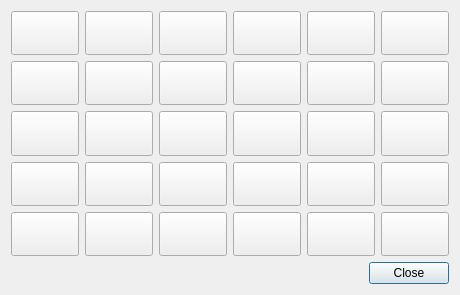
<?xml version="1.0" encoding="UTF-8"?>
<ui version="4.0">
 <class>Dialog_dosage</class>
 <widget class="QDialog" name="Dialog_dosage">
  <property name="windowModality">
   <enum>Qt::NonModal</enum>
  </property>
  <property name="geometry">
   <rect>
    <x>0</x>
    <y>0</y>
    <width>460</width>
    <height>295</height>
   </rect>
  </property>
  <property name="sizePolicy">
   <sizepolicy hsizetype="Preferred" vsizetype="Preferred">
    <horstretch>0</horstretch>
    <verstretch>0</verstretch>
   </sizepolicy>
  </property>
  <property name="windowTitle">
   <string>劑量詞庫</string>
  </property>
  <property name="modal">
   <bool>false</bool>
  </property>
  <layout class="QVBoxLayout" name="verticalLayout">
   <item>
    <layout class="QGridLayout" name="gridLayout">
     <item row="2" column="3">
      <widget class="QToolButton" name="toolButton_16">
       <property name="sizePolicy">
        <sizepolicy hsizetype="Expanding" vsizetype="Preferred">
         <horstretch>0</horstretch>
         <verstretch>0</verstretch>
        </sizepolicy>
       </property>
       <property name="font">
        <font>
         <weight>75</weight>
         <bold>true</bold>
        </font>
       </property>
       <property name="text">
        <string/>
       </property>
       <property name="toolButtonStyle">
        <enum>Qt::ToolButtonTextUnderIcon</enum>
       </property>
      </widget>
     </item>
     <item row="1" column="2">
      <widget class="QToolButton" name="toolButton_9">
       <property name="sizePolicy">
        <sizepolicy hsizetype="Expanding" vsizetype="Preferred">
         <horstretch>0</horstretch>
         <verstretch>0</verstretch>
        </sizepolicy>
       </property>
       <property name="font">
        <font>
         <weight>75</weight>
         <bold>true</bold>
        </font>
       </property>
       <property name="text">
        <string/>
       </property>
       <property name="toolButtonStyle">
        <enum>Qt::ToolButtonTextUnderIcon</enum>
       </property>
      </widget>
     </item>
     <item row="3" column="2">
      <widget class="QToolButton" name="toolButton_21">
       <property name="sizePolicy">
        <sizepolicy hsizetype="Expanding" vsizetype="Preferred">
         <horstretch>0</horstretch>
         <verstretch>0</verstretch>
        </sizepolicy>
       </property>
       <property name="font">
        <font>
         <weight>75</weight>
         <bold>true</bold>
        </font>
       </property>
       <property name="text">
        <string/>
       </property>
       <property name="toolButtonStyle">
        <enum>Qt::ToolButtonTextUnderIcon</enum>
       </property>
      </widget>
     </item>
     <item row="0" column="0">
      <widget class="QToolButton" name="toolButton_1">
       <property name="sizePolicy">
        <sizepolicy hsizetype="Expanding" vsizetype="Preferred">
         <horstretch>0</horstretch>
         <verstretch>0</verstretch>
        </sizepolicy>
       </property>
       <property name="font">
        <font>
         <weight>75</weight>
         <bold>true</bold>
        </font>
       </property>
       <property name="text">
        <string/>
       </property>
       <property name="toolButtonStyle">
        <enum>Qt::ToolButtonTextUnderIcon</enum>
       </property>
      </widget>
     </item>
     <item row="2" column="5">
      <widget class="QToolButton" name="toolButton_18">
       <property name="sizePolicy">
        <sizepolicy hsizetype="Expanding" vsizetype="Preferred">
         <horstretch>0</horstretch>
         <verstretch>0</verstretch>
        </sizepolicy>
       </property>
       <property name="font">
        <font>
         <weight>75</weight>
         <bold>true</bold>
        </font>
       </property>
       <property name="text">
        <string/>
       </property>
       <property name="toolButtonStyle">
        <enum>Qt::ToolButtonTextUnderIcon</enum>
       </property>
      </widget>
     </item>
     <item row="0" column="4">
      <widget class="QToolButton" name="toolButton_5">
       <property name="sizePolicy">
        <sizepolicy hsizetype="Expanding" vsizetype="Preferred">
         <horstretch>0</horstretch>
         <verstretch>0</verstretch>
        </sizepolicy>
       </property>
       <property name="font">
        <font>
         <weight>75</weight>
         <bold>true</bold>
        </font>
       </property>
       <property name="text">
        <string/>
       </property>
       <property name="toolButtonStyle">
        <enum>Qt::ToolButtonTextUnderIcon</enum>
       </property>
      </widget>
     </item>
     <item row="2" column="2">
      <widget class="QToolButton" name="toolButton_15">
       <property name="sizePolicy">
        <sizepolicy hsizetype="Expanding" vsizetype="Preferred">
         <horstretch>0</horstretch>
         <verstretch>0</verstretch>
        </sizepolicy>
       </property>
       <property name="font">
        <font>
         <weight>75</weight>
         <bold>true</bold>
        </font>
       </property>
       <property name="text">
        <string/>
       </property>
       <property name="toolButtonStyle">
        <enum>Qt::ToolButtonTextUnderIcon</enum>
       </property>
      </widget>
     </item>
     <item row="1" column="5">
      <widget class="QToolButton" name="toolButton_12">
       <property name="sizePolicy">
        <sizepolicy hsizetype="Expanding" vsizetype="Preferred">
         <horstretch>0</horstretch>
         <verstretch>0</verstretch>
        </sizepolicy>
       </property>
       <property name="font">
        <font>
         <weight>75</weight>
         <bold>true</bold>
        </font>
       </property>
       <property name="text">
        <string/>
       </property>
       <property name="toolButtonStyle">
        <enum>Qt::ToolButtonTextUnderIcon</enum>
       </property>
      </widget>
     </item>
     <item row="3" column="1">
      <widget class="QToolButton" name="toolButton_20">
       <property name="sizePolicy">
        <sizepolicy hsizetype="Expanding" vsizetype="Preferred">
         <horstretch>0</horstretch>
         <verstretch>0</verstretch>
        </sizepolicy>
       </property>
       <property name="font">
        <font>
         <weight>75</weight>
         <bold>true</bold>
        </font>
       </property>
       <property name="text">
        <string/>
       </property>
       <property name="toolButtonStyle">
        <enum>Qt::ToolButtonTextUnderIcon</enum>
       </property>
      </widget>
     </item>
     <item row="0" column="5">
      <widget class="QToolButton" name="toolButton_6">
       <property name="sizePolicy">
        <sizepolicy hsizetype="Expanding" vsizetype="Preferred">
         <horstretch>0</horstretch>
         <verstretch>0</verstretch>
        </sizepolicy>
       </property>
       <property name="font">
        <font>
         <weight>75</weight>
         <bold>true</bold>
        </font>
       </property>
       <property name="text">
        <string/>
       </property>
       <property name="toolButtonStyle">
        <enum>Qt::ToolButtonTextUnderIcon</enum>
       </property>
      </widget>
     </item>
     <item row="1" column="1">
      <widget class="QToolButton" name="toolButton_8">
       <property name="sizePolicy">
        <sizepolicy hsizetype="Expanding" vsizetype="Preferred">
         <horstretch>0</horstretch>
         <verstretch>0</verstretch>
        </sizepolicy>
       </property>
       <property name="font">
        <font>
         <weight>75</weight>
         <bold>true</bold>
        </font>
       </property>
       <property name="text">
        <string/>
       </property>
       <property name="toolButtonStyle">
        <enum>Qt::ToolButtonTextUnderIcon</enum>
       </property>
      </widget>
     </item>
     <item row="3" column="5">
      <widget class="QToolButton" name="toolButton_24">
       <property name="sizePolicy">
        <sizepolicy hsizetype="Expanding" vsizetype="Preferred">
         <horstretch>0</horstretch>
         <verstretch>0</verstretch>
        </sizepolicy>
       </property>
       <property name="font">
        <font>
         <weight>75</weight>
         <bold>true</bold>
        </font>
       </property>
       <property name="text">
        <string/>
       </property>
       <property name="toolButtonStyle">
        <enum>Qt::ToolButtonTextUnderIcon</enum>
       </property>
      </widget>
     </item>
     <item row="1" column="3">
      <widget class="QToolButton" name="toolButton_10">
       <property name="sizePolicy">
        <sizepolicy hsizetype="Expanding" vsizetype="Preferred">
         <horstretch>0</horstretch>
         <verstretch>0</verstretch>
        </sizepolicy>
       </property>
       <property name="font">
        <font>
         <weight>75</weight>
         <bold>true</bold>
        </font>
       </property>
       <property name="text">
        <string/>
       </property>
       <property name="toolButtonStyle">
        <enum>Qt::ToolButtonTextUnderIcon</enum>
       </property>
      </widget>
     </item>
     <item row="2" column="0">
      <widget class="QToolButton" name="toolButton_13">
       <property name="sizePolicy">
        <sizepolicy hsizetype="Expanding" vsizetype="Preferred">
         <horstretch>0</horstretch>
         <verstretch>0</verstretch>
        </sizepolicy>
       </property>
       <property name="font">
        <font>
         <weight>75</weight>
         <bold>true</bold>
        </font>
       </property>
       <property name="text">
        <string/>
       </property>
       <property name="toolButtonStyle">
        <enum>Qt::ToolButtonTextUnderIcon</enum>
       </property>
      </widget>
     </item>
     <item row="2" column="4">
      <widget class="QToolButton" name="toolButton_17">
       <property name="sizePolicy">
        <sizepolicy hsizetype="Expanding" vsizetype="Preferred">
         <horstretch>0</horstretch>
         <verstretch>0</verstretch>
        </sizepolicy>
       </property>
       <property name="font">
        <font>
         <weight>75</weight>
         <bold>true</bold>
        </font>
       </property>
       <property name="text">
        <string/>
       </property>
       <property name="toolButtonStyle">
        <enum>Qt::ToolButtonTextUnderIcon</enum>
       </property>
      </widget>
     </item>
     <item row="1" column="4">
      <widget class="QToolButton" name="toolButton_11">
       <property name="sizePolicy">
        <sizepolicy hsizetype="Expanding" vsizetype="Preferred">
         <horstretch>0</horstretch>
         <verstretch>0</verstretch>
        </sizepolicy>
       </property>
       <property name="font">
        <font>
         <weight>75</weight>
         <bold>true</bold>
        </font>
       </property>
       <property name="text">
        <string/>
       </property>
       <property name="toolButtonStyle">
        <enum>Qt::ToolButtonTextUnderIcon</enum>
       </property>
      </widget>
     </item>
     <item row="0" column="2">
      <widget class="QToolButton" name="toolButton_3">
       <property name="sizePolicy">
        <sizepolicy hsizetype="Expanding" vsizetype="Preferred">
         <horstretch>0</horstretch>
         <verstretch>0</verstretch>
        </sizepolicy>
       </property>
       <property name="font">
        <font>
         <weight>75</weight>
         <bold>true</bold>
        </font>
       </property>
       <property name="text">
        <string/>
       </property>
       <property name="toolButtonStyle">
        <enum>Qt::ToolButtonTextUnderIcon</enum>
       </property>
      </widget>
     </item>
     <item row="3" column="4">
      <widget class="QToolButton" name="toolButton_23">
       <property name="sizePolicy">
        <sizepolicy hsizetype="Expanding" vsizetype="Preferred">
         <horstretch>0</horstretch>
         <verstretch>0</verstretch>
        </sizepolicy>
       </property>
       <property name="font">
        <font>
         <weight>75</weight>
         <bold>true</bold>
        </font>
       </property>
       <property name="text">
        <string/>
       </property>
       <property name="toolButtonStyle">
        <enum>Qt::ToolButtonTextUnderIcon</enum>
       </property>
      </widget>
     </item>
     <item row="1" column="0">
      <widget class="QToolButton" name="toolButton_7">
       <property name="sizePolicy">
        <sizepolicy hsizetype="Expanding" vsizetype="Preferred">
         <horstretch>0</horstretch>
         <verstretch>0</verstretch>
        </sizepolicy>
       </property>
       <property name="font">
        <font>
         <weight>75</weight>
         <bold>true</bold>
        </font>
       </property>
       <property name="text">
        <string/>
       </property>
       <property name="toolButtonStyle">
        <enum>Qt::ToolButtonTextUnderIcon</enum>
       </property>
      </widget>
     </item>
     <item row="0" column="1">
      <widget class="QToolButton" name="toolButton_2">
       <property name="sizePolicy">
        <sizepolicy hsizetype="Expanding" vsizetype="Preferred">
         <horstretch>0</horstretch>
         <verstretch>0</verstretch>
        </sizepolicy>
       </property>
       <property name="font">
        <font>
         <weight>75</weight>
         <bold>true</bold>
        </font>
       </property>
       <property name="text">
        <string/>
       </property>
       <property name="toolButtonStyle">
        <enum>Qt::ToolButtonTextUnderIcon</enum>
       </property>
      </widget>
     </item>
     <item row="3" column="0">
      <widget class="QToolButton" name="toolButton_19">
       <property name="sizePolicy">
        <sizepolicy hsizetype="Expanding" vsizetype="Preferred">
         <horstretch>0</horstretch>
         <verstretch>0</verstretch>
        </sizepolicy>
       </property>
       <property name="font">
        <font>
         <weight>75</weight>
         <bold>true</bold>
        </font>
       </property>
       <property name="text">
        <string/>
       </property>
       <property name="toolButtonStyle">
        <enum>Qt::ToolButtonTextUnderIcon</enum>
       </property>
      </widget>
     </item>
     <item row="2" column="1">
      <widget class="QToolButton" name="toolButton_14">
       <property name="sizePolicy">
        <sizepolicy hsizetype="Expanding" vsizetype="Preferred">
         <horstretch>0</horstretch>
         <verstretch>0</verstretch>
        </sizepolicy>
       </property>
       <property name="font">
        <font>
         <weight>75</weight>
         <bold>true</bold>
        </font>
       </property>
       <property name="text">
        <string/>
       </property>
       <property name="toolButtonStyle">
        <enum>Qt::ToolButtonTextUnderIcon</enum>
       </property>
      </widget>
     </item>
     <item row="0" column="3">
      <widget class="QToolButton" name="toolButton_4">
       <property name="sizePolicy">
        <sizepolicy hsizetype="Expanding" vsizetype="Preferred">
         <horstretch>0</horstretch>
         <verstretch>0</verstretch>
        </sizepolicy>
       </property>
       <property name="font">
        <font>
         <weight>75</weight>
         <bold>true</bold>
        </font>
       </property>
       <property name="text">
        <string/>
       </property>
       <property name="toolButtonStyle">
        <enum>Qt::ToolButtonTextUnderIcon</enum>
       </property>
      </widget>
     </item>
     <item row="3" column="3">
      <widget class="QToolButton" name="toolButton_22">
       <property name="sizePolicy">
        <sizepolicy hsizetype="Expanding" vsizetype="Preferred">
         <horstretch>0</horstretch>
         <verstretch>0</verstretch>
        </sizepolicy>
       </property>
       <property name="font">
        <font>
         <weight>75</weight>
         <bold>true</bold>
        </font>
       </property>
       <property name="text">
        <string/>
       </property>
       <property name="toolButtonStyle">
        <enum>Qt::ToolButtonTextUnderIcon</enum>
       </property>
      </widget>
     </item>
     <item row="4" column="0">
      <widget class="QToolButton" name="toolButton_25">
       <property name="sizePolicy">
        <sizepolicy hsizetype="Expanding" vsizetype="Preferred">
         <horstretch>0</horstretch>
         <verstretch>0</verstretch>
        </sizepolicy>
       </property>
       <property name="font">
        <font>
         <weight>75</weight>
         <bold>true</bold>
        </font>
       </property>
       <property name="text">
        <string/>
       </property>
       <property name="toolButtonStyle">
        <enum>Qt::ToolButtonTextUnderIcon</enum>
       </property>
      </widget>
     </item>
     <item row="4" column="1">
      <widget class="QToolButton" name="toolButton_26">
       <property name="sizePolicy">
        <sizepolicy hsizetype="Expanding" vsizetype="Preferred">
         <horstretch>0</horstretch>
         <verstretch>0</verstretch>
        </sizepolicy>
       </property>
       <property name="font">
        <font>
         <weight>75</weight>
         <bold>true</bold>
        </font>
       </property>
       <property name="text">
        <string/>
       </property>
       <property name="toolButtonStyle">
        <enum>Qt::ToolButtonTextUnderIcon</enum>
       </property>
      </widget>
     </item>
     <item row="4" column="2">
      <widget class="QToolButton" name="toolButton_27">
       <property name="sizePolicy">
        <sizepolicy hsizetype="Expanding" vsizetype="Preferred">
         <horstretch>0</horstretch>
         <verstretch>0</verstretch>
        </sizepolicy>
       </property>
       <property name="font">
        <font>
         <weight>75</weight>
         <bold>true</bold>
        </font>
       </property>
       <property name="text">
        <string/>
       </property>
       <property name="toolButtonStyle">
        <enum>Qt::ToolButtonTextUnderIcon</enum>
       </property>
      </widget>
     </item>
     <item row="4" column="3">
      <widget class="QToolButton" name="toolButton_28">
       <property name="sizePolicy">
        <sizepolicy hsizetype="Expanding" vsizetype="Preferred">
         <horstretch>0</horstretch>
         <verstretch>0</verstretch>
        </sizepolicy>
       </property>
       <property name="font">
        <font>
         <weight>75</weight>
         <bold>true</bold>
        </font>
       </property>
       <property name="text">
        <string/>
       </property>
       <property name="toolButtonStyle">
        <enum>Qt::ToolButtonTextUnderIcon</enum>
       </property>
      </widget>
     </item>
     <item row="4" column="4">
      <widget class="QToolButton" name="toolButton_29">
       <property name="sizePolicy">
        <sizepolicy hsizetype="Expanding" vsizetype="Preferred">
         <horstretch>0</horstretch>
         <verstretch>0</verstretch>
        </sizepolicy>
       </property>
       <property name="font">
        <font>
         <weight>75</weight>
         <bold>true</bold>
        </font>
       </property>
       <property name="text">
        <string/>
       </property>
       <property name="toolButtonStyle">
        <enum>Qt::ToolButtonTextUnderIcon</enum>
       </property>
      </widget>
     </item>
     <item row="4" column="5">
      <widget class="QToolButton" name="toolButton_30">
       <property name="sizePolicy">
        <sizepolicy hsizetype="Expanding" vsizetype="Preferred">
         <horstretch>0</horstretch>
         <verstretch>0</verstretch>
        </sizepolicy>
       </property>
       <property name="font">
        <font>
         <weight>75</weight>
         <bold>true</bold>
        </font>
       </property>
       <property name="text">
        <string/>
       </property>
       <property name="toolButtonStyle">
        <enum>Qt::ToolButtonTextUnderIcon</enum>
       </property>
      </widget>
     </item>
    </layout>
   </item>
   <item>
    <widget class="QDialogButtonBox" name="buttonBox">
     <property name="standardButtons">
      <set>QDialogButtonBox::Close</set>
     </property>
    </widget>
   </item>
  </layout>
 </widget>
 <resources/>
 <connections/>
</ui>
